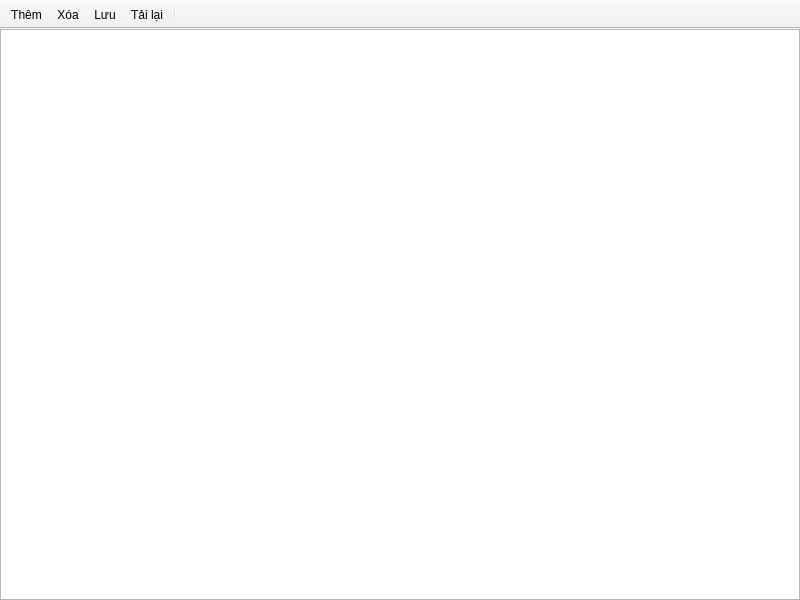
<?xml version="1.0" encoding="UTF-8"?>
<ui version="4.0">
 <class>LOTWindow</class>
 <widget class="QMainWindow" name="LOTWindow">
  <property name="geometry">
   <rect>
    <x>0</x>
    <y>0</y>
    <width>800</width>
    <height>600</height>
   </rect>
  </property>
  <property name="windowTitle">
   <string>MainWindow</string>
  </property>
  <widget class="QWidget" name="centralwidget">
   <layout class="QGridLayout" name="gridLayout_2">
    <property name="leftMargin">
     <number>0</number>
    </property>
    <property name="topMargin">
     <number>0</number>
    </property>
    <property name="rightMargin">
     <number>0</number>
    </property>
    <property name="bottomMargin">
     <number>0</number>
    </property>
    <property name="horizontalSpacing">
     <number>1</number>
    </property>
    <item row="0" column="0">
     <widget class="HxTableView" name="tbvLots">
      <property name="font">
       <font>
        <pointsize>12</pointsize>
       </font>
      </property>
      <property name="editTriggers">
       <set>QAbstractItemView::EditTrigger::NoEditTriggers</set>
      </property>
      <property name="alternatingRowColors">
       <bool>true</bool>
      </property>
      <property name="selectionBehavior">
       <enum>QAbstractItemView::SelectionBehavior::SelectRows</enum>
      </property>
      <attribute name="horizontalHeaderDefaultSectionSize">
       <number>80</number>
      </attribute>
      <attribute name="verticalHeaderMinimumSectionSize">
       <number>24</number>
      </attribute>
      <attribute name="verticalHeaderDefaultSectionSize">
       <number>24</number>
      </attribute>
     </widget>
    </item>
   </layout>
  </widget>
  <widget class="QToolBar" name="toolBar">
   <property name="windowTitle">
    <string>toolBar</string>
   </property>
   <property name="movable">
    <bool>false</bool>
   </property>
   <property name="iconSize">
    <size>
     <width>80</width>
     <height>24</height>
    </size>
   </property>
   <property name="toolButtonStyle">
    <enum>Qt::ToolButtonStyle::ToolButtonTextUnderIcon</enum>
   </property>
   <attribute name="toolBarArea">
    <enum>TopToolBarArea</enum>
   </attribute>
   <attribute name="toolBarBreak">
    <bool>false</bool>
   </attribute>
   <addaction name="actionNew"/>
   <addaction name="actionRemove"/>
   <addaction name="actionSave"/>
   <addaction name="actionLoad"/>
   <addaction name="separator"/>
  </widget>
  <action name="actionNew">
   <property name="icon">
    <iconset resource="../Assets/Icons/icons.qrc">
     <normaloff>:/plus_48px.png</normaloff>:/plus_48px.png</iconset>
   </property>
   <property name="text">
    <string>Thêm</string>
   </property>
  </action>
  <action name="actionRemove">
   <property name="icon">
    <iconset resource="../Assets/Icons/icons.qrc">
     <normaloff>:/close_window_48px.png</normaloff>:/close_window_48px.png</iconset>
   </property>
   <property name="text">
    <string>Xóa</string>
   </property>
  </action>
  <action name="actionSave">
   <property name="icon">
    <iconset resource="../Assets/Icons/icons.qrc">
     <normaloff>:/save_48px.png</normaloff>:/save_48px.png</iconset>
   </property>
   <property name="text">
    <string>Lưu</string>
   </property>
  </action>
  <action name="actionLoad">
   <property name="icon">
    <iconset resource="../Assets/Icons/icons.qrc">
     <normaloff>:/reset_48px.png</normaloff>:/reset_48px.png</iconset>
   </property>
   <property name="text">
    <string>Tải lại</string>
   </property>
  </action>
 </widget>
 <customwidgets>
  <customwidget>
   <class>HxTableView</class>
   <extends>QTableView</extends>
   <header>HxTableView.h</header>
  </customwidget>
 </customwidgets>
 <resources>
  <include location="../Assets/Icons/icons.qrc"/>
 </resources>
 <connections/>
</ui>
